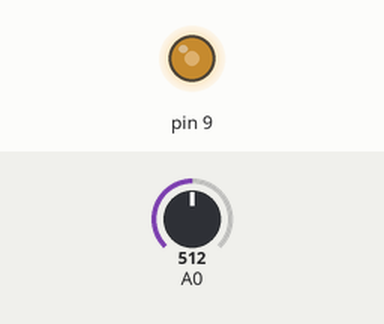
Simulated run of this sketch. Board: Arduino Uno, built with avr-gcc and run on an emulated ATmega328P. Shown: output pins drawn as LEDs (lit = HIGH). Inputs (shaded band) come from the test bench; at power-on: A0 = 512. What the sketch prints to the serial monitor is not drawn.

Above: at 1.2 s.
1.3 s: A0 set to 716
At 1.8 s:
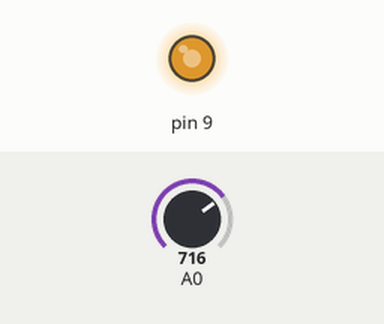
2.8 s: A0 set to 900
At 4.0 s:
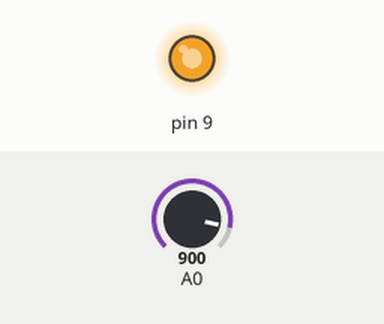
4.3 s: A0 set to 122
At 5.3 s:
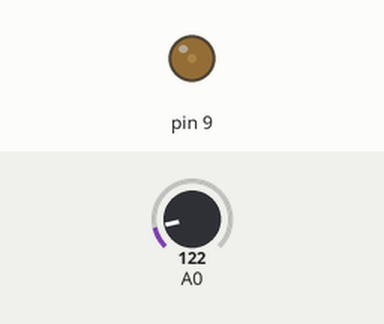
5.8 s: A0 set to 0
At 6.4 s:
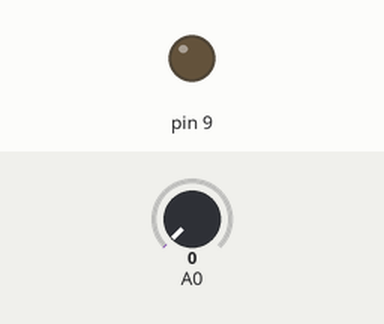
Timing chart, 0 to 8.3 s (numbered marks = the images above; inputs shaded):
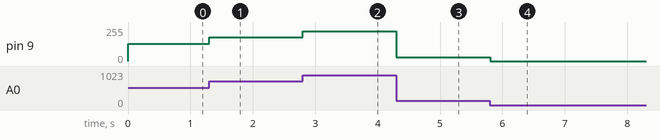

Measured:
- after the input at 1.3 s, pin 9: 128/255 → 179/255 at once
- after the input at 2.8 s, pin 9: 179/255 → 225/255 at once
- after the input at 4.3 s, pin 9: 225/255 → 30/255 at once
- after the input at 5.8 s, pin 9: 30/255 → 0/255 at once

The sketch:

Serial_Tester.ino
```cpp
void setup() {
  // start serial port at 9600 bps:
  Serial.begin(9600);
  pinMode(9, OUTPUT);

}

void loop() {
  // plug into A0 and see what happens
    Serial.print(analogRead(A0));
    Serial.print("\n");
    //delay(50);

    // this makes the LED light up with the value from the sensor
    // divided by 4 to map the values from 0 - 255
    analogWrite(9, analogRead(A0)/4);


}
```
